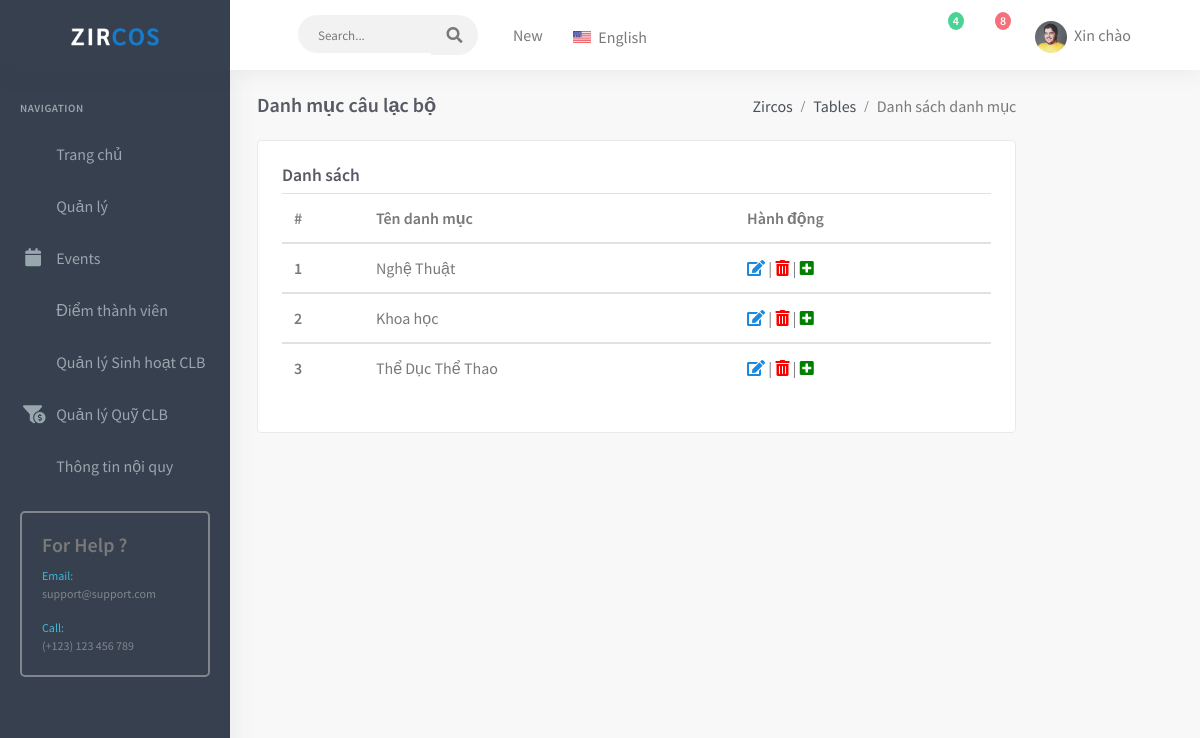
The app's page /quanlycaulacbosinhvien-master/admin/catList.php (signed in) with its own data.
### tables this page shows
CREATE TABLE `tbl_category` (
  `catId` int(11) NOT NULL,
  `catName` varchar(255) NOT NULL,
  `content` varchar(550) NOT NULL,
  `create_at` timestamp NOT NULL DEFAULT current_timestamp() ON UPDATE current_timestamp(),
  `update_at` timestamp NULL DEFAULT NULL
);

### quanlycaulacbosinhvien-master/lib/database.php (called while the page is built, shortened)
<?php
  Class Database{
    public $host   = DB_HOST;
    public $user   = DB_USER;
    public $pass   = DB_PASS;
    public $dbname = DB_NAME;
    public $link;
  public function connectDB(){
    $this->link = new mysqli($this->host, $this->user, $this->pass,
      $this->dbname);
  }
  public function selectdata($query){
    $result = $this->link->query($query) or
    die($this->link->error.__LINE__);
    if($result->num_rows > 0){
      return $result;
    } else {
      return false;
    }
  }
  }

### quanlycaulacbosinhvien-master/models/category.php (called while the page is built, shortened)
<?php
    include_once '../lib/database.php';
    class category
    {
        private $db;
        public function __construct()
        {
            $this->db = new Database();
        }
        public function show_category(){
            $query = "SELECT * FROM tbl_category ORDER BY catId DESC";
            $result = $this->db->selectdata($query);
            return $result;
        }
    }
?>

### quanlycaulacbosinhvien-master/admin/catList.php (the view, shortened to what this page needs)
<?php include './inc/header.php';?>
<?php include './inc/leftsidemenu.php';?>
<?php include '../models/category.php';?>
<?php
	$cat = new category();
?>
<div class="content-page">
    <div class="content">
        <div class="container-fluid">
            <div class="row">
                <div class="col-10">
                    <div class="page-title-box">
                        <div class="page-title-right">
                            <ol class="breadcrumb m-0">
                                <li class="breadcrumb-item"><a href="javascript: void(0);">Zircos</a></li>
                                <li class="breadcrumb-item"><a href="javascript: void(0);">Tables</a></li>
                                <li class="breadcrumb-item active">Danh sách danh mục</li>
                            </ol>
                        </div>
                        <h4 class="page-title">Danh mục câu lạc bộ</h4>
                    </div>
                </div>
            </div>
            <div class="row">
                            <div class="col-sm-10">
                                <div class="card-box">
                                    <div class="row">
                                        <div class="col-lg-12">
                                            <div class="demo-box">
                                                <h4 class="header-title"> Danh sách </h4>
                                                <div class="table-responsive">
                                                    <form action="" method="POST">
                                                    <table class="table table-default col-sm-12">
                                                        <thead>
                                                            <tr>
                                                                <th>#</th>
                                                                <th>Tên danh mục</th>
                                                                <th>Hành động</th>
                                                            </tr>
                                                        </thead>
                                                        <?php
                                                            $show_cate = $cat->show_category();
                                                            if($show_cate){
                                                                $i = 0;
                                                                while($result = $show_cate->fetch_assoc()){
                                                                    $i++;
                                                        ?>
                                                        <tbody>
                                                            <tr>
                                                                <th scope="row"><?php echo $i; ?></th>
                                                                <td><?php echo $result['catName']?></td>
                                                                <td>
                                                                    <a href="catEdit.php?catId=<?php echo $result['catId'] ?>">
                                                                        <i class="fas fa-edit"></i>
                                                                    </a> |
                                                                    <a onclick="return confirm('Bạn có muốn xoá danh mục này không?')" href="?delId=<?php echo $result['catId'] ?>">
                                                                        <i class="fas fa-trash-alt" style="color:red"></i>
                                                                    </a> |
                                                                    <a href="catAdd.php">
                                                                        <i class="fas fa-plus-square" style="color:green"></i>
                                                                    </a>
                                                                </td>
                                                            </tr>
                                                            <?php
						                                        }
					                                            }
						                                    ?>
                                                        </tbody>
                                                    </table>
                                                    </form>
                                                </div>
                                            </div>
                                        </div>
        </div>
    </div>
</div>
<?php include './inc/footer.php';?>

### records on screen
tbl_category: catName "Nghệ Thuật"
tbl_category: catName "Khoa học"
tbl_category: catName "Thể Dục Thể Thao"
